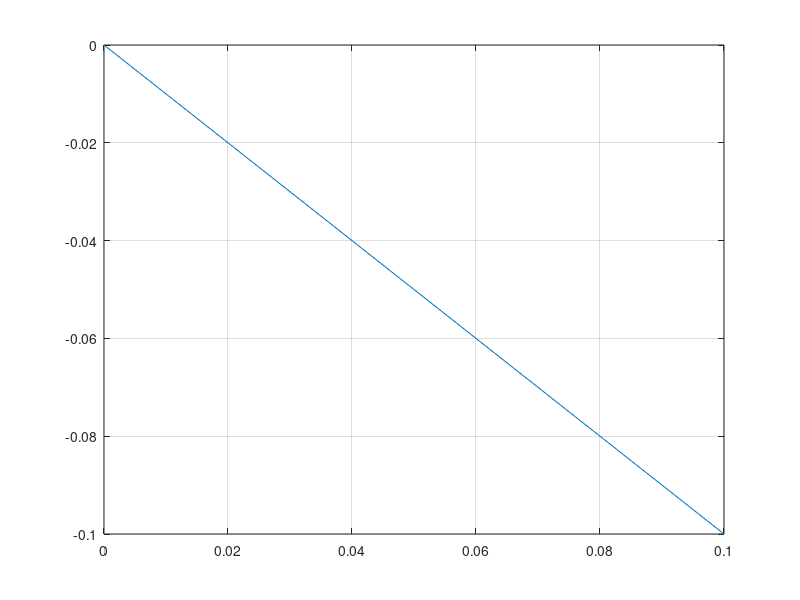

The MATLAB source for this figure:
t0 = 0.0;
tf = 0.1;
dt = 0.1;
x0 = 0

% create arrays for x and t;
tvec = t0: dt: tf;
xvec = zeros(length(tvec),1);
xvec(1) = x0;

for i = 1:length(tvec)-1;
    xvec(i+1) = xvec(i) - dt*cos(xvec(i))
end

plot(tvec,xvec)

grid on



    